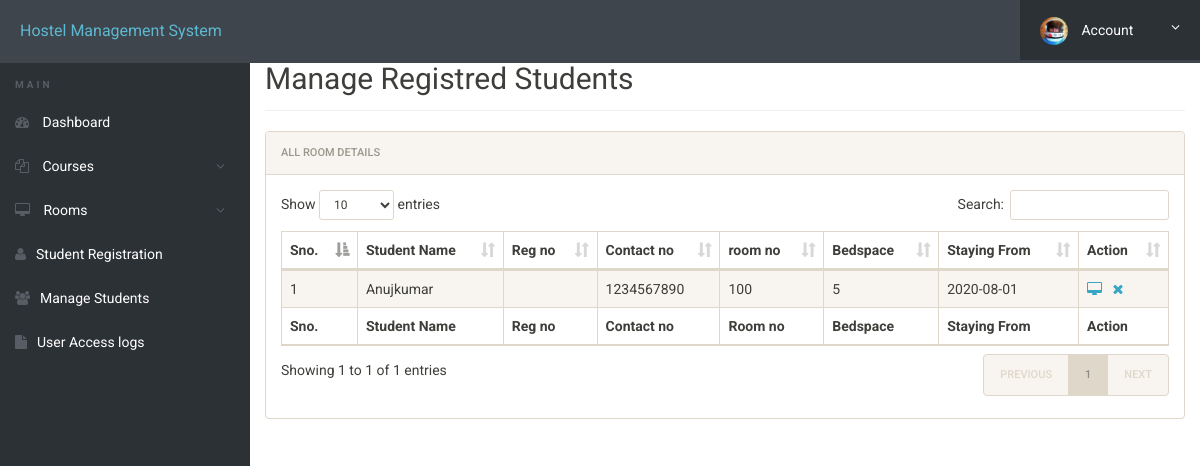
The app's page /hostel/admin/manage-students.php (signed in) with its own data.
### tables this page shows
CREATE TABLE `registration` (
  `id` int(11) NOT NULL,
  `roomno` int(11) DEFAULT NULL,
  `bedspace` int(11) DEFAULT NULL,
  `feespm` int(11) DEFAULT NULL,
  `foodstatus` int(11) DEFAULT NULL,
  `stayfrom` date DEFAULT NULL,
  `duration` int(11) DEFAULT NULL,
  `course` varchar(500) DEFAULT NULL,
  `schoolId` int(11) DEFAULT NULL,
  `firstName` varchar(500) DEFAULT NULL,
  `middleName` varchar(500) DEFAULT NULL,
  `lastName` varchar(500) DEFAULT NULL,
  `gender` varchar(250) DEFAULT NULL,
  `contactno` bigint(11) DEFAULT NULL,
  `emailid` varchar(500) DEFAULT NULL,
  `egycontactno` bigint(11) DEFAULT NULL,
  `guardianName` varchar(500) DEFAULT NULL,
  `guardianRelation` varchar(500) DEFAULT NULL,
  `guardianContactno` bigint(11) DEFAULT NULL,
  `corresAddress` varchar(500) DEFAULT NULL,
  `corresCIty` varchar(500) DEFAULT NULL,
  `corresProvince` varchar(500) DEFAULT NULL,
  `corresPincode` int(11) DEFAULT NULL,
  `pmntAddress` varchar(500) DEFAULT NULL,
  `pmntCity` varchar(500) DEFAULT NULL,
  `pmnatetProvince` varchar(500) DEFAULT NULL,
  `pmntPincode` int(11) DEFAULT NULL,
  `postingDate` timestamp NULL DEFAULT current_timestamp(),
  `updationDate` varchar(500) DEFAULT NULL
);

### hostel/admin/manage-students.php (the view, shortened to what this page needs)
<?php
include('includes/config.php');
?>
<!doctype html>
<html lang="en" class="no-js">
<head>
	<link rel="stylesheet" href="css/font-awesome.min.css">
	<link rel="stylesheet" href="css/bootstrap.min.css">
	<link rel="stylesheet" href="css/dataTables.bootstrap.min.css">
	<link rel="stylesheet" href="css/bootstrap-social.css">
	<link rel="stylesheet" href="css/bootstrap-select.css">
	<link rel="stylesheet" href="css/fileinput.min.css">
	<link rel="stylesheet" href="css/awesome-bootstrap-checkbox.css">
	<link rel="stylesheet" href="css/style.css">
</head>
<body>
	<?php include('includes/header.php');?>
	<div class="ts-main-content">
			<?php include('includes/sidebar.php');?>
		<div class="content-wrapper">
			<div class="container-fluid">
				<div class="row">
					<div class="col-md-12">
						<h2 class="page-title" style="margin-top:4%">Manage Registred Students</h2>
						<div class="panel panel-default">
							<div class="panel-heading">All Room Details</div>
							<div class="panel-body">
								<table id="zctb" class="display table table-striped table-bordered table-hover" cellspacing="0" width="100%">
									<thead>
										<tr>
											<th>Sno.</th>
											<th>Student Name</th>
											<th>Reg no</th>
											<th>Contact no </th>
											<th>room no  </th>
											<th>Bedspace </th>
											<th>Staying From </th>
											<th>Action</th>
										</tr>
									</thead>
									<tfoot>
										<tr>
											<th>Sno.</th>
											<th>Student Name</th>
											<th>Reg no</th>
											<th>Contact no </th>
											<th>Room no  </th>
											<th>Bedspace </th>
											<th>Staying From </th>
											<th>Action</th>
										</tr>
									</tfoot>
									<tbody>
<?php
$ret="select * from registration";
$stmt= $mysqli->prepare($ret) ;
$stmt->execute() ;
$res=$stmt->get_result();
$cnt=1;
while($row=$res->fetch_object())
	  {
	  	?>
<tr><td><?php echo $cnt;;?></td>
<td><?php echo $row->firstName;?><?php echo $row->middleName;?><?php echo $row->lastName;?></td>
<td><?php echo $row->schoolid;?></td>
<td><?php echo $row->contactno;?></td>
<td><?php echo $row->roomno;?></td>
<td><?php echo $row->bedspace;?></td>
<td><?php echo $row->stayfrom;?></td>
<td>
<a href="student-details.php?schoolid=<?php echo $row->schoolid;?>" title="View Full Details"><i class="fa fa-desktop"></i></a>&nbsp;&nbsp;
<a href="manage-students.php?del=<?php echo $row->schoolid;?>" title="Delete Record" onclick="return confirm('Do you want to delete');"><i class="fa fa-close"></i></a></td>
										</tr>
									<?php
$cnt=$cnt+1;
									 } ?>
									</tbody>
								</table>
							</div>
						</div>
					</div>
				</div>
			</div>
		</div>
	</div>
</body>
</html>

### hostel/admin/css/style.css (style rules this page uses)
html { font-size: 14px; }
@media only screen and (min-width: 480px) { html { font-size: 17px; } }
@media only screen and (min-width: 768px) { html { font-size: 14px; } }
body { font-size: 1em; }
a { color: #37a6c4; }
.panel { overflow: hidden; }
.page-title { padding-bottom: 15px; margin-bottom: 20px; border-bottom: 1px solid #f0f0f0; }
.ts-main-content .content-wrapper { padding-top: 15px; margin-top: 10px; }
@media only screen and (min-width: 992px) { .ts-main-content .content-wrapper { margin-left: 250px; } }

### records on screen
registration: firstName "Anuj", lastName "kumar", contactno "1234567890", roomno "100", bedspace "5", stayfrom "2020-08-01"
